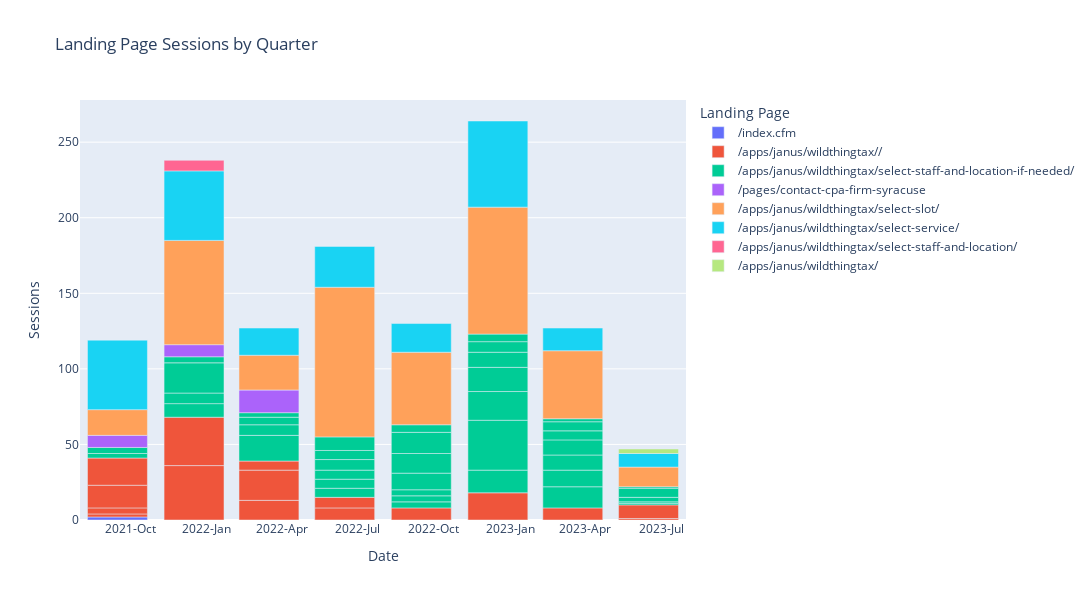

Source (notebook cell):
### Code cell
# Read the CSV file
df = pd.read_csv('output/wtt/Landing Pages/consolidated-landing-pages.csv')

# Remove query parameters from URLS:
df['Landing Page'] = df['Landing Page'].apply(lambda x: x.split('?')[0] if isinstance(x, str) and '?' in x else x)

# Now, let's create the Date column
df['Date'] = pd.to_datetime(df['Year'].astype(str) + '-' + df['Quarter'].apply(functions.quarter_to_month) + '-01')

# Sort by date
df = df.sort_values("Date")

# Create Line Plot with No Total
exclude_list = ["total"]
fig = px.bar(df.query('`Landing Page` not in @exclude_list'), x='Date', y='Sessions', color='Landing Page', title='Landing Page Sessions by Quarter')

# Update the layout
fig.update_layout(
    autosize=False,
    width=1200,  # Width of the figure in pixels
    height=600  # Height of the figure in pixels
)

# Customize the x-axis to show both year and quarter
fig.update_xaxes(
    dtick="M3",
    tickformat="%Y-%b",  # This will show Year-Month
    ticklabelmode="period"
)

fig.show()
fig.write_html('output/wtt/wtt-landing-pages.html')

### Figure 1 — Plotly figure (JSON) as saved in the notebook; plotly's stock layout.template omitted (floating-point values rounded to 4 significant figures)
{"data": [{"alignmentgroup": "True", "hovertemplate": "Landing Page=/index.cfm<br>Date=%{x}<br>Sessions=%{y}<extra></extra>", "legendgroup": "/index.cfm", "marker": {"color": "#636efa", "pattern": {"shape": ""}}, "name": "/index.cfm", "offsetgroup": "/index.cfm", "orientation": "v", "showlegend": true, "textposition": "auto", "type": "bar", "x": ["2021-10-01T00:00:00"], "xaxis": "x", "y": [2], "yaxis": "y"}, {"alignmentgroup": "True", "hovertemplate": "Landing Page=/apps/janus/wildthingtax//<br>Date=%{x}<br>Sessions=%{y}<extra></extra>", "legendgroup": "/apps/janus/wildthingtax//", "marker": {"color": "#EF553B", "pattern": {"shape": ""}}, "name": "/apps/janus/wildthingtax//", "offsetgroup": "/apps/janus/wildthingtax//", "orientation": "v", "showlegend": true, "textposition": "auto", "type": "bar", "x": ["2021-10-01T00:00:00", "2021-10-01T00:00:00", "2021-10-01T00:00:00", "2021-10-01T00:00:00", "2022-01-01T00:00:00", "2022-01-01T00:00:00", "2022-04-01T00:00:00", "2022-04-01T00:00:00", "2022-04-01T00:00:00", "2022-07-01T00:00:00", "2022-07-01T00:00:00", "2022-10-01T00:00:00", "2023-01-01T00:00:00", "2023-04-01T00:00:00", "2023-07-01T00:00:00", "2023-07-01T00:00:00"], "xaxis": "x", "y": [2, 4, 15, 18, 36, 32, 13, 20, 6, 8, 7, 8, 18, 8, 1, 9], "yaxis": "y"}, {"alignmentgroup": "True", "hovertemplate": "Landing Page=/apps/janus/wildthingtax/select-staff-and-location-if-needed/<br>Date=%{x}<br>Sessions=%{y}<extra></extra>", "legendgroup": "/apps/janus/wildthingtax/select-staff-and-location-if-needed/", "marker": {"color": "#00cc96", "pattern": {"shape": ""}}, "name": "/apps/janus/wildthingtax/select-staff-and-location-if-needed/", "offsetgroup": "/apps/janus/wildthingtax/select-staff-and-location-if-needed/", "orientation": "v", "showlegend": true, "textposition": "auto", "type": "bar", "x": ["2021-10-01T00:00:00", "2021-10-01T00:00:00", "2022-01-01T00:00:00", "2022-01-01T00:00:00", "2022-01-01T00:00:00", "2022-01-01T00:00:00", "2022-04-01T00:00:00", "2022-04-01T00:00:00", "2022-04-01T00:00:00", "2022-04-01T00:00:00", "2022-07-01T00:00:00", "2022-07-01T00:00:00", "2022-07-01T00:00:00", "2022-07-01T00:00:00", "2022-07-01T00:00:00", "2022-07-01T00:00:00", "2022-10-01T00:00:00", "2022-10-01T00:00:00", "2022-10-01T00:00:00", "2022-10-01T00:00:00", "2022-10-01T00:00:00", "2022-10-01T00:00:00", "2022-10-01T00:00:00", "2023-01-01T00:00:00", "2023-01-01T00:00:00", "2023-01-01T00:00:00", "2023-01-01T00:00:00", "2023-01-01T00:00:00", "2023-01-01T00:00:00", "2023-01-01T00:00:00", "2023-04-01T00:00:00", "2023-04-01T00:00:00", "2023-04-01T00:00:00", "2023-04-01T00:00:00", "2023-04-01T00:00:00", "2023-04-01T00:00:00", "2023-04-01T00:00:00", "2023-07-01T00:00:00", "2023-07-01T00:00:00", "2023-07-01T00:00:00", "2023-07-01T00:00:00", "2023-07-01T00:00:00"], "xaxis": "x", "y": [3, 4, 9, 7, 20, 4, 17, 7, 5, 3, 6, 6, 6, 7, 6, 9, 4, 4, 4, 11, 13, 14, 5, 15, 33, 19, 16, 10, 7, 5, 14, 11, 10, 10, 6, 6, 2, 1, 1, 3, 6, 1], "yaxis": "y"}, {"alignmentgroup": "True", "hovertemplate": "Landing Page=/pages/contact-cpa-firm-syracuse<br>Date=%{x}<br>Sessions=%{y}<extra></extra>", "legendgroup": "/pages/contact-cpa-firm-syracuse", "marker": {"color": "#ab63fa", "pattern": {"shape": ""}}, "name": "/pages/contact-cpa-firm-syracuse", "offsetgroup": "/pages/contact-cpa-firm-syracuse", "orientation": "v", "showlegend": true, "textposition": "auto", "type": "bar", "x": ["2021-10-01T00:00:00", "2022-01-01T00:00:00", "2022-04-01T00:00:00"], "xaxis": "x", "y": [8, 8, 15], "yaxis": "y"}, {"alignmentgroup": "True", "hovertemplate": "Landing Page=/apps/janus/wildthingtax/select-slot/<br>Date=%{x}<br>Sessions=%{y}<extra></extra>", "legendgroup": "/apps/janus/wildthingtax/select-slot/", "marker": {"color": "#FFA15A", "pattern": {"shape": ""}}, "name": "/apps/janus/wildthingtax/select-slot/", "offsetgroup": "/apps/janus/wildthingtax/select-slot/", "orientation": "v", "showlegend": true, "textposition": "auto", "type": "bar", "x": ["2021-10-01T00:00:00", "2022-01-01T00:00:00", "2022-04-01T00:00:00", "2022-07-01T00:00:00", "2022-10-01T00:00:00", "2023-01-01T00:00:00", "2023-04-01T00:00:00", "2023-07-01T00:00:00"], "xaxis": "x", "y": [17, 69, 23, 99, 48, 84, 45, 13], "yaxis": "y"}, {"alignmentgroup": "True", "hovertemplate": "Landing Page=/apps/janus/wildthingtax/select-service/<br>Date=%{x}<br>Sessions=%{y}<extra></extra>", "legendgroup": "/apps/janus/wildthingtax/select-service/", "marker": {"color": "#19d3f3", "pattern": {"shape": ""}}, "name": "/apps/janus/wildthingtax/select-service/", "offsetgroup": "/apps/janus/wildthingtax/select-service/", "orientation": "v", "showlegend": true, "textposition": "auto", "type": "bar", "x": ["2021-10-01T00:00:00", "2022-01-01T00:00:00", "2022-04-01T00:00:00", "2022-07-01T00:00:00", "2022-10-01T00:00:00", "2023-01-01T00:00:00", "2023-04-01T00:00:00", "2023-07-01T00:00:00"], "xaxis": "x", "y": [46, 46, 18, 27, 19, 57, 15, 9], "yaxis": "y"}, {"alignmentgroup": "True", "hovertemplate": "Landing Page=/apps/janus/wildthingtax/select-staff-and-location/<br>Date=%{x}<br>Sessions=%{y}<extra></extra>", "legendgroup": "/apps/janus/wildthingtax/select-staff-and-location/", "marker": {"color": "#FF6692", "pattern": {"shape": ""}}, "name": "/apps/janus/wildthingtax/select-staff-and-location/", "offsetgroup": "/apps/janus/wildthingtax/select-staff-and-location/", "orientation": "v", "showlegend": true, "textposition": "auto", "type": "bar", "x": ["2022-01-01T00:00:00"], "xaxis": "x", "y": [7], "yaxis": "y"}, {"alignmentgroup": "True", "hovertemplate": "Landing Page=/apps/janus/wildthingtax/<br>Date=%{x}<br>Sessions=%{y}<extra></extra>", "legendgroup": "/apps/janus/wildthingtax/", "marker": {"color": "#B6E880", "pattern": {"shape": ""}}, "name": "/apps/janus/wildthingtax/", "offsetgroup": "/apps/janus/wildthingtax/", "orientation": "v", "showlegend": true, "textposition": "auto", "type": "bar", "x": ["2023-07-01T00:00:00"], "xaxis": "x", "y": [3], "yaxis": "y"}], "layout": {"autosize": false, "barmode": "relative", "height": 600, "legend": {"title": {"text": "Landing Page"}, "tracegroupgap": 0}, "title": {"text": "Landing Page Sessions by Quarter"}, "width": 1200, "xaxis": {"anchor": "y", "autorange": true, "domain": [0, 1], "dtick": "M3", "range": ["2021-08-17", "2023-08-15"], "tickformat": "%Y-%b", "ticklabelmode": "period", "title": {"text": "Date"}, "type": "date"}, "yaxis": {"anchor": "x", "autorange": true, "domain": [0, 1], "range": [0, 277.9], "title": {"text": "Sessions"}, "type": "linear"}}}
